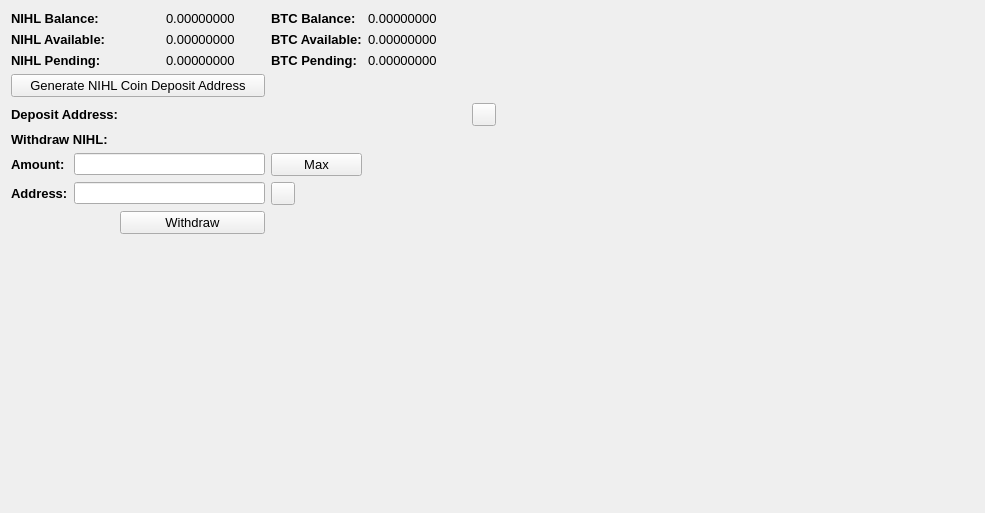
     <widget class="QWidget" name="BalanceTab">
      <attribute name="title">
       <string>Balance</string>
      </attribute>
      <layout class="QGridLayout" name="gridLayout_2">
       <item row="0" column="0" colspan="2">
        <widget class="QLabel" name="label_11">
         <property name="font">
          <font>
           <pointsize>10</pointsize>
           <weight>75</weight>
           <bold>true</bold>
          </font>
         </property>
         <property name="text">
          <string>NIHL Balance:</string>
         </property>
        </widget>
       </item>
       <item row="0" column="3">
        <widget class="QLabel" name="NIHLBalanceLabel">
         <property name="font">
          <font>
           <pointsize>10</pointsize>
          </font>
         </property>
         <property name="text">
          <string>0.00000000</string>
         </property>
         <property name="textInteractionFlags">
          <set>Qt::LinksAccessibleByMouse|Qt::TextSelectableByMouse</set>
         </property>
        </widget>
       </item>
       <item row="0" column="4">
        <widget class="QLabel" name="label_12">
         <property name="font">
          <font>
           <pointsize>10</pointsize>
           <weight>75</weight>
           <bold>true</bold>
          </font>
         </property>
         <property name="text">
          <string>BTC Balance:</string>
         </property>
        </widget>
       </item>
       <item row="0" column="5">
        <widget class="QLabel" name="BitcoinBalanceLabel">
         <property name="font">
          <font>
           <pointsize>10</pointsize>
          </font>
         </property>
         <property name="text">
          <string>0.00000000</string>
         </property>
         <property name="textInteractionFlags">
          <set>Qt::LinksAccessibleByMouse|Qt::TextSelectableByMouse</set>
         </property>
        </widget>
       </item>
       <item row="0" column="7" rowspan="10">
        <spacer name="horizontalSpacer_4">
         <property name="orientation">
          <enum>Qt::Horizontal</enum>
         </property>
         <property name="sizeHint" stdset="0">
          <size>
           <width>478</width>
           <height>488</height>
          </size>
         </property>
        </spacer>
       </item>
       <item row="1" column="0" colspan="2">
        <widget class="QLabel" name="label_13">
         <property name="font">
          <font>
           <pointsize>10</pointsize>
           <weight>75</weight>
           <bold>true</bold>
          </font>
         </property>
         <property name="text">
          <string>NIHL Available:</string>
         </property>
        </widget>
       </item>
       <item row="1" column="3">
        <widget class="QLabel" name="NIHLAvailableLabel_2">
         <property name="font">
          <font>
           <pointsize>10</pointsize>
          </font>
         </property>
         <property name="text">
          <string>0.00000000</string>
         </property>
         <property name="textInteractionFlags">
          <set>Qt::LinksAccessibleByMouse|Qt::TextSelectableByMouse</set>
         </property>
        </widget>
       </item>
       <item row="1" column="4">
        <widget class="QLabel" name="label_15">
         <property name="font">
          <font>
           <pointsize>10</pointsize>
           <weight>75</weight>
           <bold>true</bold>
          </font>
         </property>
         <property name="text">
          <string>BTC Available:</string>
         </property>
        </widget>
       </item>
       <item row="1" column="5">
        <widget class="QLabel" name="BitcoinAvailableLabel">
         <property name="font">
          <font>
           <pointsize>10</pointsize>
          </font>
         </property>
         <property name="text">
          <string>0.00000000</string>
         </property>
         <property name="textInteractionFlags">
          <set>Qt::LinksAccessibleByMouse|Qt::TextSelectableByMouse</set>
         </property>
        </widget>
       </item>
       <item row="2" column="0" colspan="2">
        <widget class="QLabel" name="label_14">
         <property name="font">
          <font>
           <pointsize>10</pointsize>
           <weight>75</weight>
           <bold>true</bold>
          </font>
         </property>
         <property name="text">
          <string>NIHL Pending:</string>
         </property>
        </widget>
       </item>
       <item row="2" column="3">
        <widget class="QLabel" name="NIHLPendingLabel">
         <property name="font">
          <font>
           <pointsize>10</pointsize>
          </font>
         </property>
         <property name="text">
          <string>0.00000000</string>
         </property>
         <property name="textInteractionFlags">
          <set>Qt::LinksAccessibleByMouse|Qt::TextSelectableByMouse</set>
         </property>
        </widget>
       </item>
       <item row="2" column="4">
        <widget class="QLabel" name="label_31">
         <property name="font">
          <font>
           <pointsize>10</pointsize>
           <weight>75</weight>
           <bold>true</bold>
          </font>
         </property>
         <property name="text">
          <string>BTC Pending:</string>
         </property>
        </widget>
       </item>
       <item row="2" column="5">
        <widget class="QLabel" name="BitcoinPendingLabel">
         <property name="font">
          <font>
           <pointsize>10</pointsize>
          </font>
         </property>
         <property name="text">
          <string>0.00000000</string>
         </property>
         <property name="textInteractionFlags">
          <set>Qt::LinksAccessibleByMouse|Qt::TextSelectableByMouse</set>
         </property>
        </widget>
       </item>
       <item row="3" column="0" colspan="4">
        <widget class="QPushButton" name="GenDepositBTN">
         <property name="font">
          <font>
           <pointsize>10</pointsize>
          </font>
         </property>
         <property name="text">
          <string>Generate NIHL Coin Deposit Address</string>
         </property>
        </widget>
       </item>
       <item row="4" column="0" colspan="3">
        <widget class="QLabel" name="label_33">
         <property name="font">
          <font>
           <pointsize>10</pointsize>
           <weight>75</weight>
           <bold>true</bold>
          </font>
         </property>
         <property name="text">
          <string>Deposit Address:</string>
         </property>
        </widget>
       </item>
       <item row="4" column="3" colspan="3">
        <widget class="QLabel" name="DepositAddressLabel">
         <property name="minimumSize">
          <size>
           <width>300</width>
           <height>0</height>
          </size>
         </property>
         <property name="palette">
          <palette>
           <active>
            <colorrole role="WindowText">
             <brush brushstyle="SolidPattern">
              <color alpha="255">
               <red>0</red>
               <green>0</green>
               <blue>0</blue>
              </color>
             </brush>
            </colorrole>
            <colorrole role="Text">
             <brush brushstyle="SolidPattern">
              <color alpha="255">
               <red>0</red>
               <green>0</green>
               <blue>255</blue>
              </color>
             </brush>
            </colorrole>
           </active>
           <inactive>
            <colorrole role="WindowText">
             <brush brushstyle="SolidPattern">
              <color alpha="255">
               <red>0</red>
               <green>0</green>
               <blue>0</blue>
              </color>
             </brush>
            </colorrole>
            <colorrole role="Text">
             <brush brushstyle="SolidPattern">
              <color alpha="255">
               <red>0</red>
               <green>0</green>
               <blue>255</blue>
              </color>
             </brush>
            </colorrole>
           </inactive>
           <disabled>
            <colorrole role="WindowText">
             <brush brushstyle="SolidPattern">
              <color alpha="255">
               <red>120</red>
               <green>120</green>
               <blue>120</blue>
              </color>
             </brush>
            </colorrole>
            <colorrole role="Text">
             <brush brushstyle="SolidPattern">
              <color alpha="255">
               <red>120</red>
               <green>120</green>
               <blue>120</blue>
              </color>
             </brush>
            </colorrole>
           </disabled>
          </palette>
         </property>
         <property name="font">
          <font>
           <pointsize>10</pointsize>
           <weight>75</weight>
           <bold>true</bold>
          </font>
         </property>
         <property name="text">
          <string/>
         </property>
         <property name="alignment">
          <set>Qt::AlignRight|Qt::AlignTrailing|Qt::AlignVCenter</set>
         </property>
         <property name="textInteractionFlags">
          <set>Qt::LinksAccessibleByMouse|Qt::TextSelectableByKeyboard|Qt::TextSelectableByMouse</set>
         </property>
        </widget>
       </item>
       <item row="4" column="6">
        <widget class="QToolButton" name="DepositCopyButton">
         <property name="toolTip">
          <string>Copy to clipboard</string>
         </property>
         <property name="text">
          <string/>
         </property>
         <property name="icon">
          <iconset resource="../bitcoin.qrc">
           <normaloff>:/icons/editcopy</normaloff>:/icons/editcopy</iconset>
         </property>
         <property name="shortcut">
          <string>Alt+P</string>
         </property>
        </widget>
       </item>
       <item row="5" column="0" colspan="2">
        <widget class="QLabel" name="label_34">
         <property name="font">
          <font>
           <pointsize>10</pointsize>
           <weight>75</weight>
           <bold>true</bold>
          </font>
         </property>
         <property name="text">
          <string>Withdraw NIHL:</string>
         </property>
        </widget>
       </item>
       <item row="6" column="0">
        <widget class="QLabel" name="label_26">
         <property name="font">
          <font>
           <pointsize>10</pointsize>
           <weight>75</weight>
           <bold>true</bold>
          </font>
         </property>
         <property name="text">
          <string>Amount:</string>
         </property>
        </widget>
       </item>
       <item row="6" column="1" colspan="3">
        <widget class="QLineEdit" name="WithdrawUnitsInput">
         <property name="font">
          <font>
           <pointsize>9</pointsize>
           <weight>75</weight>
           <bold>true</bold>
          </font>
         </property>
         <property name="text">
          <string/>
         </property>
        </widget>
       </item>
       <item row="6" column="4">
        <widget class="QPushButton" name="Withdraw_Max_Amount">
         <property name="font">
          <font>
           <pointsize>10</pointsize>
          </font>
         </property>
         <property name="text">
          <string>Max</string>
         </property>
        </widget>
       </item>
       <item row="7" column="0">
        <widget class="QLabel" name="label_10">
         <property name="font">
          <font>
           <pointsize>10</pointsize>
           <weight>75</weight>
           <bold>true</bold>
          </font>
         </property>
         <property name="text">
          <string>Address:</string>
         </property>
        </widget>
       </item>
       <item row="7" column="1" colspan="3">
        <widget class="QLineEdit" name="WithdrawAddress">
         <property name="font">
          <font>
           <pointsize>9</pointsize>
           <weight>75</weight>
           <bold>true</bold>
          </font>
         </property>
        </widget>
       </item>
       <item row="7" column="4">
        <widget class="QToolButton" name="WithdrawPasteButton">
         <property name="toolTip">
          <string>Paste from clipboard</string>
         </property>
         <property name="text">
          <string/>
         </property>
         <property name="icon">
          <iconset resource="../bitcoin.qrc">
           <normaloff>:/icons/editpaste</normaloff>:/icons/editpaste</iconset>
         </property>
         <property name="shortcut">
          <string>Alt+P</string>
         </property>
        </widget>
       </item>
       <item row="8" column="2" colspan="2">
        <widget class="QPushButton" name="WithdrawUnitsBtn">
         <property name="font">
          <font>
           <pointsize>10</pointsize>
          </font>
         </property>
         <property name="text">
          <string>Withdraw</string>
         </property>
        </widget>
       </item>
       <item row="9" column="0" colspan="6">
        <spacer name="verticalSpacer">
         <property name="orientation">
          <enum>Qt::Vertical</enum>
         </property>
         <property name="sizeHint" stdset="0">
          <size>
           <width>428</width>
           <height>262</height>
          </size>
         </property>
        </spacer>
       </item>
      </layout>
      <zorder>label_31</zorder>
      <zorder>label_15</zorder>
      <zorder>label_12</zorder>
      <zorder>label_14</zorder>
      <zorder>label_13</zorder>
      <zorder>label_11</zorder>
      <zorder>BitcoinBalanceLabel</zorder>
      <zorder>NIHLBalanceLabel</zorder>
      <zorder>NIHLAvailableLabel_2</zorder>
      <zorder>NIHLPendingLabel</zorder>
      <zorder>BitcoinAvailableLabel</zorder>
      <zorder>BitcoinPendingLabel</zorder>
      <zorder>label_33</zorder>
      <zorder>GenDepositBTN</zorder>
      <zorder>DepositAddressLabel</zorder>
      <zorder>Withdraw_Max_Amount</zorder>
      <zorder>label_34</zorder>
      <zorder>WithdrawUnitsInput</zorder>
      <zorder>label_10</zorder>
      <zorder>label_26</zorder>
      <zorder>WithdrawAddress</zorder>
      <zorder>WithdrawUnitsBtn</zorder>
      <zorder>horizontalSpacer_4</zorder>
      <zorder>verticalSpacer</zorder>
      <zorder>WithdrawPasteButton</zorder>
      <zorder>DepositCopyButton</zorder>
     </widget>
